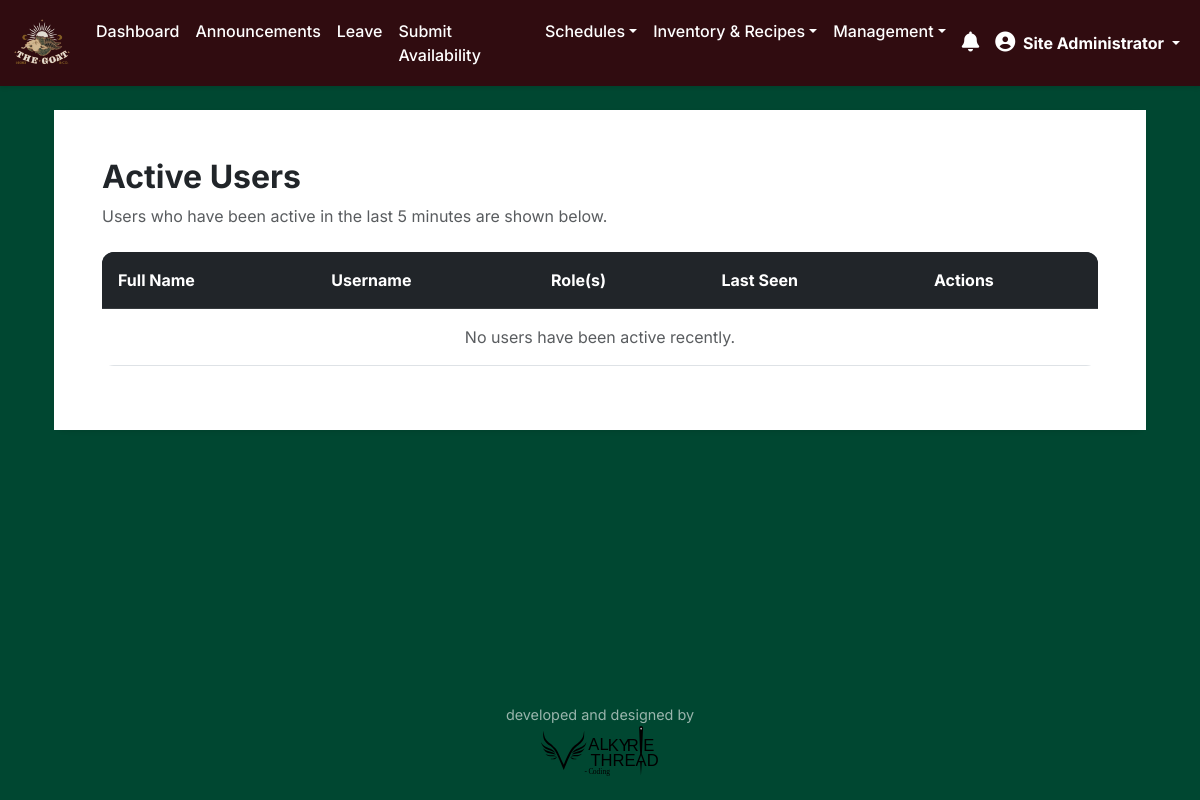
Before: /active-users (signed in) with the older database file.
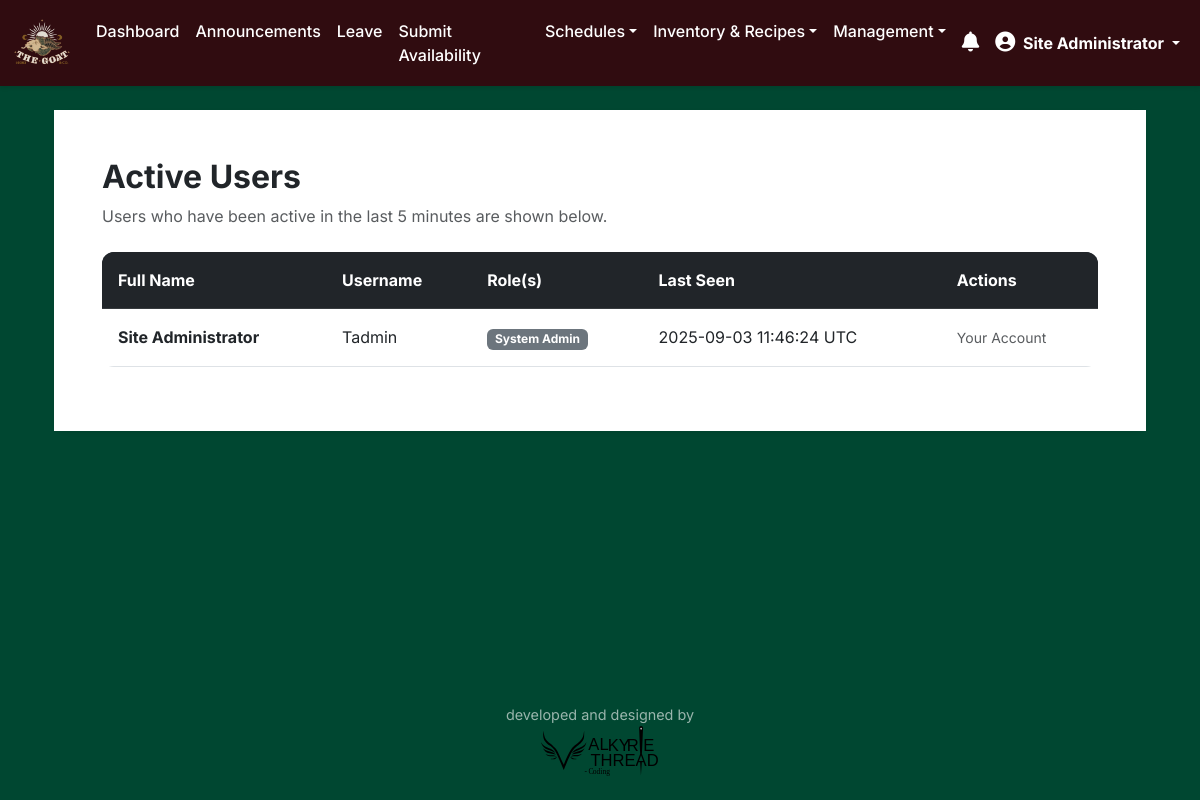
After: the same page with the newer database file.
### app.py (models this page shows)
class User(db.Model, UserMixin):
    id = db.Column(db.Integer, primary_key=True)
    username = db.Column(db.String(20), unique=True, nullable=False)
    full_name = db.Column(db.String(100), nullable=False)
    password = db.Column(db.String(60), nullable=False)
    password_reset_requested = db.Column(db.Boolean, nullable=False, default=False)
    last_seen = db.Column(db.DateTime, default=datetime.utcnow)
    force_logout_requested = db.Column(db.Boolean, default=False)
    is_suspended = db.Column(db.Boolean, default=False, nullable=False)
    suspension_end_date = db.Column(db.Date, nullable=True)
    suspension_document_path = db.Column(db.String(255), nullable=True) # Path to the uploaded document
    roles = db.relationship('Role', secondary=user_roles, backref=db.backref('users', lazy='dynamic'))
    counts = db.relationship('Count', backref='user', lazy=True)
    announcements = db.relationship('Announcement', backref='user', lazy=True)
    seen_announcements = db.relationship('Announcement', secondary=announcement_view, back_populates='viewers', lazy='dynamic')
    @property
    def role_names(self):
        return [role.name for role in self.roles]
    def has_role(self, role_name):
        return role_name in self.role_names

class Role(db.Model):
    id = db.Column(db.Integer, primary_key=True)
    name = db.Column(db.String(50), unique=True, nullable=False)

### app.py (the view)
@app.route('/active-users')
@login_required
@role_required(['manager', 'general_manager', 'system_admin', 'owners'])
def active_users():
    five_minutes_ago = datetime.utcnow() - timedelta(minutes=5)
    users = User.query.filter(User.last_seen > five_minutes_ago).order_by(User.last_seen.desc()).all()
    return render_template('active_users.html', users=users)

### app.py (called while the page is built, shortened)
@login_manager.user_loader
def load_user(user_id):
    return User.query.get(int(user_id))

def role_required(role_names):
    def wrapper(fn):
        @wraps(fn)
        def decorated_view(*args, **kwargs):
            if not current_user.is_authenticated or not any(role.name in role_names for role in current_user.roles):
                flash('Access Denied: You are not authorized to view this page.', 'danger')
                return redirect(url_for('dashboard'))
            return fn(*args, **kwargs)
        return decorated_view
    return wrapper

@app.before_request
def before_request_handler():
    if current_user.is_authenticated:
        db_changed = False
        if current_user.is_suspended and current_user.suspension_end_date and datetime.utcnow().date() > current_user.suspension_end_date:
            current_user.is_suspended = False
            current_user.suspension_end_date = None
            current_user.suspension_document_path = None # Clear document path on auto-reinstatement
            db_changed = True
            flash('Your suspension period has ended. Full access has been restored.', 'info')
        current_user.last_seen = datetime.utcnow()
        db_changed = True
        if db_changed:
            db.session.commit()

### templates/active_users.html (shortened to what this page needs)
{% extends "base.html" %}
{% block content %}
<div class="container mt-4">
    <div class="card shadow-sm">
        <div class="card-body p-4 p-md-5">
            <h2 class="card-title mb-2">Active Users</h2>
            <p class="text-muted mb-4">Users who have been active in the last 5 minutes are shown below.</p>
            <div class="table-responsive">
                <table class="table table-hover">
                    <thead class="table-dark">
                        <tr>
                            <th>Full Name</th>
                            <th>Username</th>
                            <th>Role(s)</th>
                            <th>Last Seen</th>
                            <th>Actions</th>
                        </tr>
                    </thead>
                    <tbody>
                        {% for user in users %}
                        <tr>
                            <td class="fw-bold">{{ user.full_name }}</td>
                            <td>{{ user.username }}</td>
                            <td>
                                {% for role in user.roles %}
                                    <span class="badge bg-secondary">{{ role.name.replace('_', ' ').title() }}</span>
                                {% endfor %}
                            </td>
                            <td>{{ user.last_seen.strftime('%Y-%m-%d %H:%M:%S') }} UTC</td>
                            <td>
                                {% if user.id != current_user.id and not user.force_logout_requested %}
                                    <form action="{{ url_for('force_logout', user_id=user.id) }}" method="post" class="d-inline">
                                        <button type="submit" class="btn btn-sm btn-outline-warning" onclick="return confirm('Are you sure you want to log this user out? They will be signed out on their next click.')">
                                            <i class="fas fa-sign-out-alt me-1"></i> Force Logout
                                        </button>
                                    </form>
                                {% elif user.force_logout_requested %}
                                    <span class="badge bg-secondary">Logout Pending...</span>
                                {% else %}
                                    <span class="text-muted small">Your Account</span>
                                {% endif %}
                            </td>
                        </tr>
                        {% else %}
                        <tr>
                            <td colspan="5" class="text-center text-muted">No users have been active recently.</td>
                        </tr>
                        {% endfor %}
                    </tbody>
                </table>
            </div>
        </div>
    </div>
</div>
{% endblock %}

### templates/base.html (shortened to what this page needs)
<!DOCTYPE html>
<html lang="en">
<head>
    <link href="https://cdn.jsdelivr.net/npm/bootstrap@5.3.0/dist/css/bootstrap.min.css" rel="stylesheet">
    <link rel="stylesheet" href="https://cdnjs.cloudflare.com/ajax/libs/font-awesome/6.4.0/css/all.min.css">
    <link href="{{ url_for('static', filename='styles.css') }}" rel="stylesheet">
</head>
<body class="d-flex flex-column min-vh-100">
    <nav class="navbar navbar-expand-lg navbar-dark custom-navbar">
        <div class="container-fluid">
            <a class="navbar-brand" href="{{ url_for('dashboard') }}">
                <img src="{{ url_for('static', filename='logo.avif') }}" alt="Inventory Logo" width="60" height="60">
            </a>
            <div class="collapse navbar-collapse" id="navbarNav">
                <ul class="navbar-nav me-auto">
                    {% if current_user.is_authenticated %}
                        <li class="nav-item"><a class="nav-link" href="{{ url_for('dashboard') }}">Dashboard</a></li>
                        {% if not current_user.has_role('scheduler') or current_user.has_role('system_admin') or current_user.has_role('general_manager') or current_user.has_role('owners') %}
                        <li class="nav-item"><a class="nav-link" href="{{ url_for('announcements') }}">Announcements</a></li>
                        {% endif %}
                        {% if not current_user.has_role('scheduler') or current_user.has_role('system_admin') or current_user.has_role('general_manager') or current_user.has_role('owners') %}
                        <li class="nav-item"><a class="nav-link" href="{{ url_for('leave_requests') }}">Leave</a></li>
                        {% endif %}
                        {% if current_user.has_role('bartender') or current_user.has_role('waiter') or current_user.has_role('skullers') or current_user.has_role('manager') or current_user.has_role('general_manager') or current_user.has_role('system_admin') %}
                            <li class="nav-item"><a class="nav-link" href="{{ url_for('submit_shifts') }}">Submit Availability</a></li>
                        {% endif %}
                        {% if current_user.has_role('bartender') or current_user.has_role('waiter') or current_user.has_role('skullers') or current_user.has_role('manager') or current_user.has_role('general_manager') or current_user.has_role('scheduler') or current_user.has_role('system_admin') %}
                            <li class="nav-item dropdown">
                                <a class="nav-link dropdown-toggle" href="#" id="scheduleViewDropdown" role="button" data-bs-toggle="dropdown" aria-expanded="false">Schedules</a>
                            </li>
                        {% endif %}
                        {% if current_user.has_role('bartender') or current_user.has_role('manager') or current_user.has_role('general_manager') or current_user.has_role('system_admin') or current_user.has_role('owners') %}
                        <li class="nav-item dropdown">
                            <a class="nav-link dropdown-toggle" href="#" id="inventoryDropdown" role="button" data-bs-toggle="dropdown" aria-expanded="false">Inventory & Recipes</a>
                        </li>
                        {% endif %}
                        {% set management_roles = ['manager', 'general_manager', 'scheduler', 'system_admin', 'owners'] %}
                        {% if management_roles | select('in', current_user.role_names) | list | length > 0 %}
                        <li class="nav-item dropdown">
                            <a class="nav-link dropdown-toggle" href="#" id="managementDropdown" role="button" data-bs-toggle="dropdown" aria-expanded="false">Management</a>
                        </li>
                        {% endif %}
                    {% endif %}
                </ul>
                <ul class="navbar-nav ms-auto align-items-center">
                    {% if current_user.is_authenticated %}
                        <li class="nav-item dropdown">
                            <a class="nav-link" href="#" role="button" id="notificationBell" data-bs-toggle="dropdown" aria-expanded="false">
                                <i class="fas fa-bell fs-5"></i>
                            </a>
                        </li>
                        <li class="nav-item dropdown">
                            <a class="nav-link dropdown-toggle active" href="#" role="button" data-bs-toggle="dropdown" aria-expanded="false">
                                <i class="fas fa-user-circle me-1 fs-5"></i> {{ current_user.full_name }}
                            </a>
                        </li>
                    {% endif %}
                </ul>
            </div>
        </div>
    </nav>
    <div class="wrapper flex-grow-1">
        <main class="container mt-4">
            {% block content %}{% endblock %}
        </main>
    </div>
    <footer class="app-footer">
        <div class="container">
            <p class="mb-0">developed and designed by</p><img src="{{ url_for('static', filename='Valkyrie_Logo.svg') }}" alt="code by Valkyrie Thread" height="50">
        </div>
    </footer>
    {% if current_user.is_authenticated %}
    <div class="toast-container position-fixed bottom-0 end-0 p-3"></div>
    {% endif %}
</body>
</html>

### static/styles.css (style rules this page uses)
html { box-sizing: border-box; }
*, *::before, *::after { box-sizing: inherit; }
body { background-color: rgb(0 71 49); font-family: 'Inter', sans-serif; color: #343a40; }
.custom-navbar { background-color: rgb(48, 12, 16) !important; box-shadow: 0 2px 4px rgba(0,0,0,0.1); position: sticky; top: 0; z-index: 1030; }
.custom-navbar .nav-link { color: white !important; font-weight: 500; transition: background-color 0.2s ease-in-out; }
.custom-navbar .nav-link.active { font-weight: bold; }
.card { border: none; border-radius: 0.75rem; transition: box-shadow 0.3s ease, transform 0.3s ease; }
.card-title { font-weight: 700; }
.card-body { background-color: white; }
.table { border-radius: 0.75rem; overflow: hidden; }
.table thead { background-color: #343a40; color: white; }
.table th { padding: 1rem; }
.table td { padding: 1rem; vertical-align: middle; }
.app-footer { padding: 1.5rem 0; margin-top: 2rem; color: rgba(255, 255, 255, 0.6); text-align: center; font-size: 0.9rem; }

Changed rows visible on the page:
now on one of the page's lists (row edited): User: full_name "Site Administrator", username "Tadmin", last_seen "2025-09-03 11:46:24"
changed User "Site Administrator": gains Role (name.replace "System Admin")
Other visible differences:
text no longer shown: "No users have been active recently."
